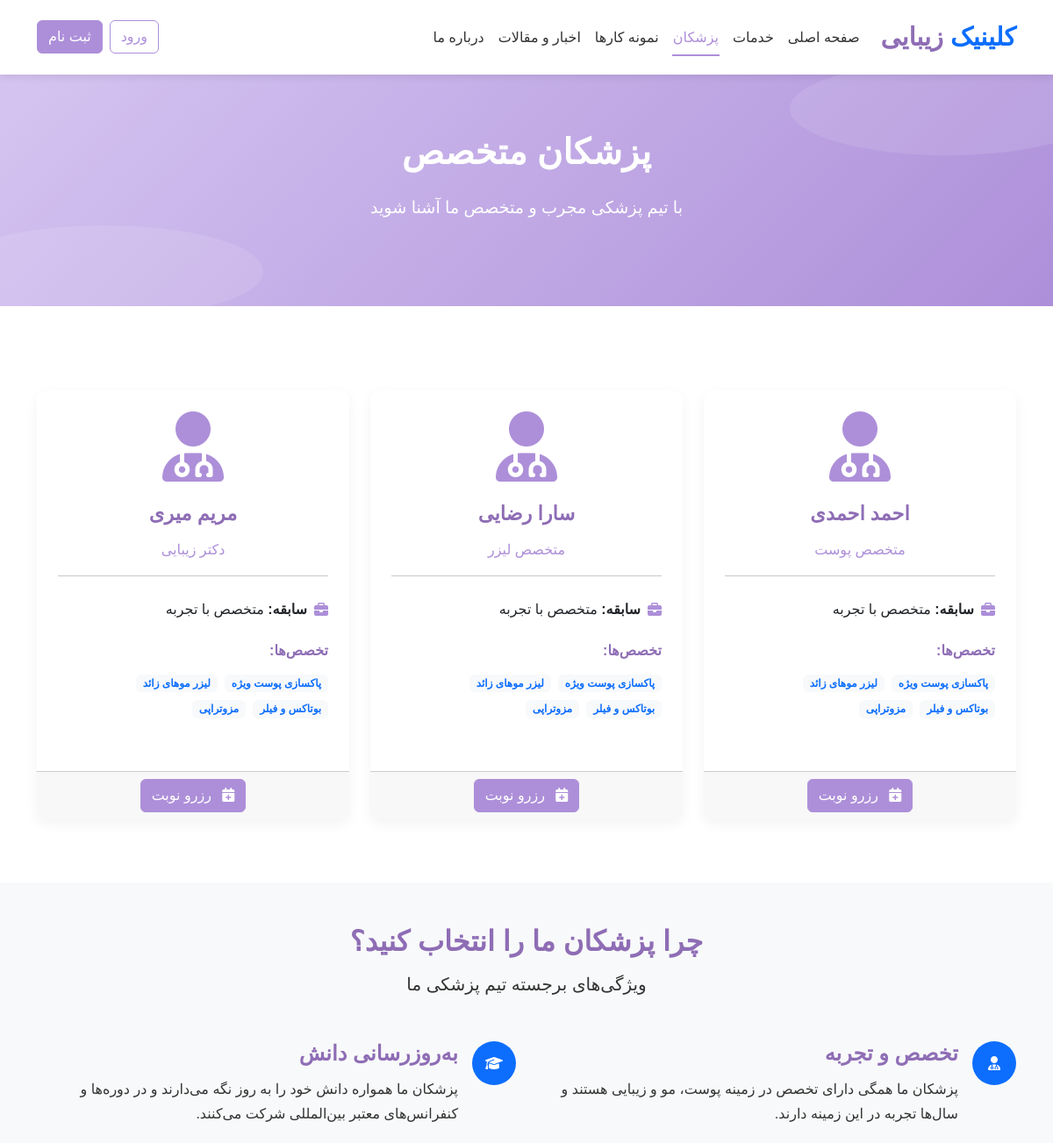
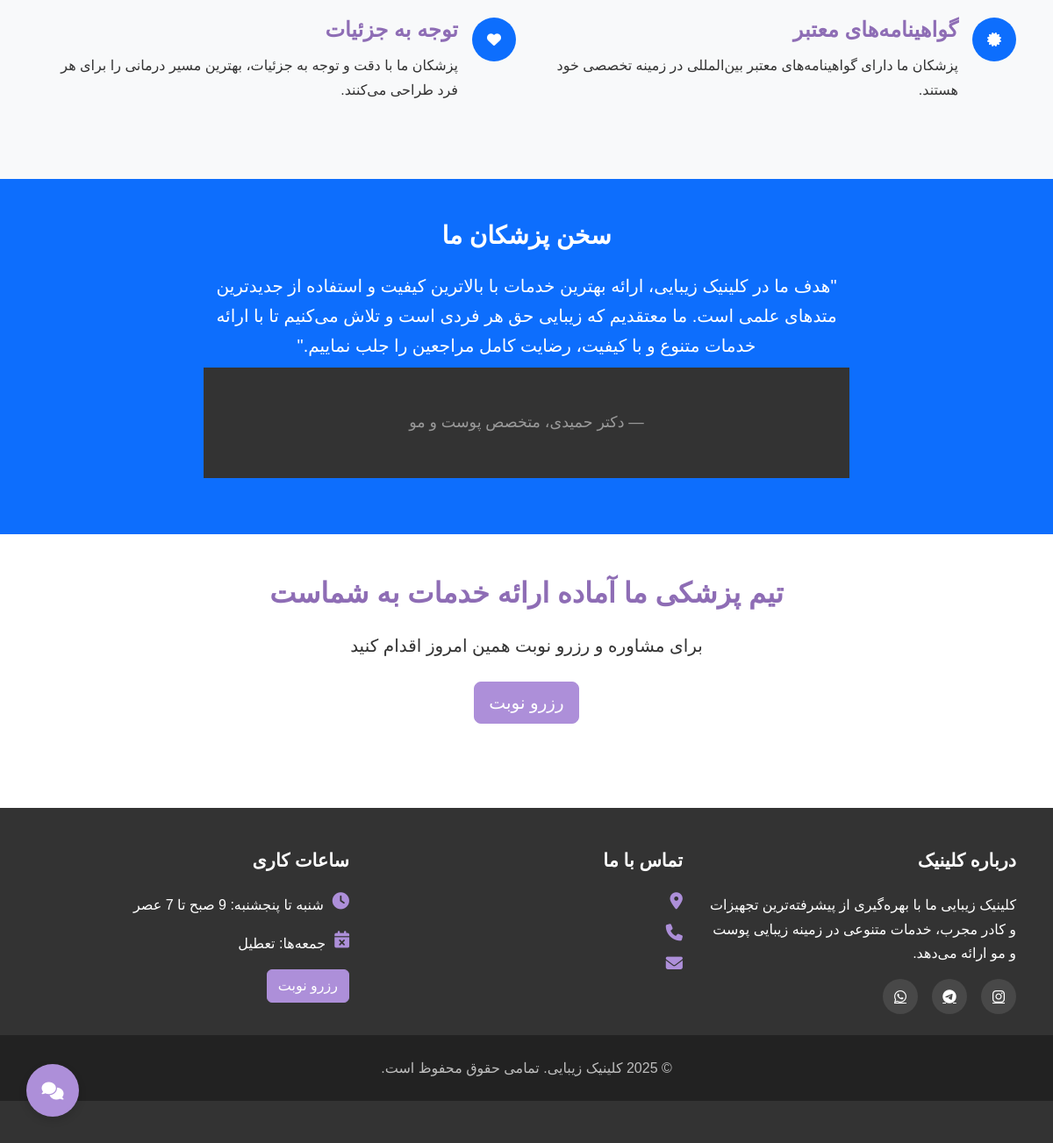
Page /doctors on the committed database (2 pictures, top to bottom).
### models.py (models this page shows)
class Doctor(db.Model):
    id = db.Column(db.Integer, primary_key=True)
    name = db.Column(db.String(100), nullable=False)
    title = db.Column(db.String(100), nullable=False, default='')  # تخصص
    bio = db.Column(db.Text, nullable=True, default='')
    image_url = db.Column(db.String(255), default='')
    experience_years = db.Column(db.Integer, default=0)
    education = db.Column(db.Text, default='')
    certifications = db.Column(db.Text, default='')
    services = db.relationship('Service', secondary='doctor_service', backref='doctors')
    appointments = db.relationship('Appointment', backref='doctor', lazy='dynamic')

class Service(db.Model):
    id = db.Column(db.Integer, primary_key=True)
    name = db.Column(db.String(100), nullable=False)
    description = db.Column(db.Text, default='')
    short_description = db.Column(db.String(255), default='')
    price = db.Column(db.Integer, default=0)
    duration = db.Column(db.Integer, default=30)  # in minutes
    image_url = db.Column(db.String(255), default='')
    appointments = db.relationship('Appointment', backref='service', lazy='dynamic')
    portfolio_items = db.relationship('Portfolio', backref='service', lazy='dynamic')

### routes.py (the view)
@main.route('/doctors')
def doctors():
    all_doctors = Doctor.query.all()
    return render_template('doctors.html', doctors=all_doctors)

### templates/doctors.html (shortened to what this page needs)
{% extends "base.html" %}
{% block content %}
<section class="hero" style="padding: 4rem 0;">
    <div class="container text-center">
        <h1 data-aos="fade-up">پزشکان متخصص</h1>
        <p class="lead" data-aos="fade-up" data-aos-delay="100">با تیم پزشکی مجرب و متخصص ما آشنا شوید</p>
    </div>
</section>
<section class="py-5">
    <div class="container">
        <div class="row">
            {% for doctor in doctors %}
            <div class="col-md-6 col-lg-4 mb-4" data-aos="fade-up" data-aos-delay="{{ loop.index * 100 % 300 }}">
                <div class="card h-100">
                    {% if doctor.image_url %}
                    <img src="{{ doctor.image_url }}" class="card-img-top doctor-img" alt="{{ doctor.name }}">
                    {% else %}
                    <div class="text-center pt-4">
                        <i class="fas fa-user-md" style="font-size: 5rem; color: var(--primary-color);"></i>
                    </div>
                    {% endif %}
                    <div class="card-body">
                        <h5 class="card-title text-center">{{ doctor.name }}</h5>
                        <p class="doctor-speciality text-center">{{ doctor.title }}</p>
                        <hr class="my-3">
                        <div class="mt-4">
                            <div class="d-flex align-items-center mb-2">
                                <i class="fas fa-briefcase me-2" style="color: var(--primary-color);"></i>
                                <span><strong>سابقه:</strong> {% if doctor.experience_years %}{{ doctor.experience_years }} سال{% else %}متخصص با تجربه{% endif %}</span>
                            </div>
                        </div>
                        <div class="mt-4">
                            <h6>تخصص‌ها:</h6>
                            <div class="doctor-services">
                                {% for service in doctor.services %}
                                <span class="badge bg-light text-primary me-1 mb-1">{{ service.name }}</span>
                                {% endfor %}
                            </div>
                        </div>
                    </div>
                    <div class="card-footer text-center">
                        <a href="{{ url_for('main.booking') }}" class="btn btn-primary">
                            <i class="fas fa-calendar-plus me-2"></i> رزرو نوبت
                        </a>
                    </div>
                </div>
            </div>
            {% endfor %}
        </div>
    </div>
</section>
<section class="py-5 bg-light">
    <div class="container">
        <div class="text-center mb-5">
            <h2 data-aos="fade-up">چرا پزشکان ما را انتخاب کنید؟</h2>
            <p class="lead" data-aos="fade-up" data-aos-delay="100">ویژگی‌های برجسته تیم پزشکی ما</p>
        </div>
        <div class="row">
            <div class="col-md-6 mb-4" data-aos="fade-left">
                <div class="d-flex">
                    <div class="me-3">
                        <div class="rounded-circle bg-primary text-white d-inline-flex align-items-center justify-content-center" style="width: 50px; height: 50px;">
                            <i class="fas fa-user-md"></i>
                        </div>
                    </div>
                    <div>
                        <h4>تخصص و تجربه</h4>
                        <p>پزشکان ما همگی دارای تخصص در زمینه پوست، مو و زیبایی هستند و سال‌ها تجربه در این زمینه دارند.</p>
                    </div>
                </div>
            </div>
            <div class="col-md-6 mb-4" data-aos="fade-right">
                <div class="d-flex">
                    <div class="me-3">
                        <div class="rounded-circle bg-primary text-white d-inline-flex align-items-center justify-content-center" style="width: 50px; height: 50px;">
                            <i class="fas fa-graduation-cap"></i>
                        </div>
                    </div>
                    <div>
                        <h4>به‌روزرسانی دانش</h4>
                        <p>پزشکان ما همواره دانش خود را به روز نگه می‌دارند و در دوره‌ها و کنفرانس‌های معتبر بین‌المللی شرکت می‌کنند.</p>
                    </div>
                </div>
            </div>
            <div class="col-md-6 mb-4" data-aos="fade-left">
                <div class="d-flex">
                    <div class="me-3">
                        <div class="rounded-circle bg-primary text-white d-inline-flex align-items-center justify-content-center" style="width: 50px; height: 50px;">
                            <i class="fas fa-certificate"></i>
                        </div>
                    </div>
                    <div>
                        <h4>گواهینامه‌های معتبر</h4>
                        <p>پزشکان ما دارای گواهینامه‌های معتبر بین‌المللی در زمینه تخصصی خود هستند.</p>
                    </div>
                </div>
            </div>
            <div class="col-md-6 mb-4" data-aos="fade-right">
                <div class="d-flex">
                    <div class="me-3">
                        <div class="rounded-circle bg-primary text-white d-inline-flex align-items-center justify-content-center" style="width: 50px; height: 50px;">
                            <i class="fas fa-heart"></i>
                        </div>
                    </div>
                    <div>
                        <h4>توجه به جزئیات</h4>
                        <p>پزشکان ما با دقت و توجه به جزئیات، بهترین مسیر درمانی را برای هر فرد طراحی می‌کنند.</p>
                    </div>
                </div>
            </div>
        </div>
    </div>
</section>
<section class="py-5 bg-primary text-white">
    <div class="container text-center">
        <div class="row justify-content-center">
            <div class="col-lg-8">
                <h3 class="mb-4 text-white" data-aos="fade-up">سخن پزشکان ما</h3>
                <blockquote class="blockquote" data-aos="fade-up" data-aos-delay="100">
                    <p class="mb-4">"هدف ما در کلینیک زیبایی، ارائه بهترین خدمات با بالاترین کیفیت و استفاده از جدیدترین متدهای علمی است. ما معتقدیم که زیبایی حق هر فردی است و تلاش می‌کنیم تا با ارائه خدمات متنوع و با کیفیت، رضایت کامل مراجعین را جلب نماییم."</p>
                    <footer class="blockquote-footer text-white-50">دکتر حمیدی، متخصص پوست و مو</footer>
                </blockquote>
            </div>
        </div>
    </div>
</section>
<section class="py-5">
    <div class="container text-center">
        <h2 class="mb-4" data-aos="fade-up">تیم پزشکی ما آماده ارائه خدمات به شماست</h2>
        <p class="lead mb-4" data-aos="fade-up" data-aos-delay="100">برای مشاوره و رزرو نوبت همین امروز اقدام کنید</p>
        <a href="{{ url_for('main.booking') }}" class="btn btn-primary btn-lg" data-aos="fade-up" data-aos-delay="200">رزرو نوبت</a>
    </div>
</section>
{% endblock %}

### templates/base.html (shortened to what this page needs)
<!DOCTYPE html>
<html lang="fa" dir="rtl">
<head>
    <link rel="stylesheet" href="https://cdn.jsdelivr.net/npm/bootstrap@5.3.2/dist/css/bootstrap.rtl.min.css">
    <link rel="stylesheet" href="https://cdnjs.cloudflare.com/ajax/libs/font-awesome/6.4.2/css/all.min.css">
    <link rel="stylesheet" href="https://cdn.jsdelivr.net/npm/persian-datepicker@1.2.0/dist/css/persian-datepicker.min.css">
    <link rel="stylesheet" href="https://cdn.jsdelivr.net/npm/aos@2.3.4/dist/aos.css">
    <link rel="stylesheet" href="{{ url_for('static', filename='css/style.css') }}">
</head>
<body>
    <nav class="navbar navbar-expand-lg navbar-light sticky-top">
        <div class="container">
            <a class="navbar-brand" href="{{ url_for('main.index') }}">
                <span class="text-primary">کلینیک</span> زیبایی
            </a>
            <div class="collapse navbar-collapse" id="navbarNav">
                <ul class="navbar-nav me-auto mb-2 mb-lg-0">
                    <li class="nav-item">
                        <a class="nav-link {% if request.endpoint == 'main.index' %}active{% endif %}"
                           href="{{ url_for('main.index') }}">صفحه اصلی</a>
                    </li>
                    <li class="nav-item">
                        <a class="nav-link {% if request.endpoint == 'main.services' %}active{% endif %}"
                           href="{{ url_for('main.services') }}">خدمات</a>
                    </li>
                    <li class="nav-item">
                        <a class="nav-link {% if request.endpoint == 'main.doctors' %}active{% endif %}"
                           href="{{ url_for('main.doctors') }}">پزشکان</a>
                    </li>
                    <li class="nav-item">
                        <a class="nav-link {% if request.endpoint == 'main.portfolio' %}active{% endif %}"
                           href="{{ url_for('main.portfolio') }}">نمونه کارها</a>
                    </li>
                    <li class="nav-item">
                        <a class="nav-link {% if request.endpoint == 'main.news' %}active{% endif %}"
                           href="{{ url_for('main.news') }}">اخبار و مقالات</a>
                    </li>
                    <li class="nav-item">
                        <a class="nav-link {% if request.endpoint == 'main.about' %}active{% endif %}"
                           href="{{ url_for('main.about') }}">درباره ما</a>
                    </li>
                </ul>
                <div class="d-flex">
                    {% if current_user.is_authenticated %}
                        <div class="dropdown">
                            <button class="btn btn-outline-primary dropdown-toggle" type="button" id="userDropdown"
                                    data-bs-toggle="dropdown" aria-expanded="false">
                                <i class="fas fa-user-circle me-1"></i> {{ current_user.username }}
                            </button>
                            <ul class="dropdown-menu dropdown-menu-end" aria-labelledby="userDropdown">
                                <li><a class="dropdown-item" href="{{ url_for('main.profile') }}">
                                    <i class="fas fa-id-card me-1"></i> پروفایل</a></li>
                                <li><a class="dropdown-item" href="{{ url_for('main.booking') }}">
                                    <i class="fas fa-calendar-plus me-1"></i> رزرو نوبت</a></li>
                                {% if current_user.is_admin() %}
                                <li><hr class="dropdown-divider"></li>
                                <li><a class="dropdown-item" href="{{ url_for('admin_bp.index') }}">
                                    <i class="fas fa-tools me-1"></i> مدیریت سایت</a></li>
                                {% endif %}
                                <li><hr class="dropdown-divider"></li>
                                <li><a class="dropdown-item" href="{{ url_for('auth.logout') }}">
                                    <i class="fas fa-sign-out-alt me-1"></i> خروج</a></li>
                            </ul>
                        </div>
                    {% else %}
                        <a href="{{ url_for('auth.login') }}" class="btn btn-outline-primary me-2">ورود</a>
                        <a href="{{ url_for('auth.register') }}" class="btn btn-primary">ثبت نام</a>
                    {% endif %}
                </div>
            </div>
        </div>
    </nav>
    {% block content %}{% endblock %}
    <footer>
        <div class="container">
            <div class="row">
                <div class="col-lg-4 mb-4">
                    <h4 class="footer-heading">درباره کلینیک</h4>
                    <p>کلینیک زیبایی ما با بهره‌گیری از پیشرفته‌ترین تجهیزات و کادر مجرب، خدمات متنوعی در زمینه زیبایی پوست و مو ارائه می‌دهد.</p>
                    <div class="social-icons">
                        <a href="https://instagram.com/{{ config.CLINIC_INSTAGRAM }}" class="social-icon" target="_blank">
                            <i class="fab fa-instagram"></i>
                        </a>
                        <a href="#" class="social-icon">
                            <i class="fab fa-telegram"></i>
                        </a>
                        <a href="#" class="social-icon">
                            <i class="fab fa-whatsapp"></i>
                        </a>
                    </div>
                </div>
                <div class="col-lg-4 mb-4">
                    <h4 class="footer-heading">تماس با ما</h4>
                    <div class="footer-contact-item">
                        <i class="fas fa-map-marker-alt footer-contact-icon"></i>
                    </div>
                    <div class="footer-contact-item">
                        <i class="fas fa-phone footer-contact-icon"></i>
                    </div>
                    <div class="footer-contact-item">
                        <i class="fas fa-envelope footer-contact-icon"></i>
                    </div>
                </div>
                <div class="col-lg-4 mb-4">
                    <h4 class="footer-heading">ساعات کاری</h4>
                    <div class="footer-contact-item">
                        <i class="fas fa-clock footer-contact-icon"></i>
                        <div>شنبه تا پنجشنبه: 9 صبح تا 7 عصر</div>
                    </div>
                    <div class="footer-contact-item">
                        <i class="fas fa-calendar-times footer-contact-icon"></i>
                        <div>جمعه‌ها: تعطیل</div>
                    </div>
                    <div class="mt-3">
                        <a href="{{ url_for('main.booking') }}" class="btn btn-primary">رزرو نوبت</a>
                    </div>
                </div>
            </div>
        </div>
        <div class="footer-bottom">
            <div class="container">
                <p>&copy; {{ now.year }} کلینیک زیبایی. تمامی حقوق محفوظ است.</p>
            </div>
        </div>
    </footer>
    <div class="chat-widget">
        <div class="chat-button">
            <i class="fas fa-comments fa-lg"></i>
        </div>
    </div>
</body>
</html>

### rows in the picture
Doctor: name "احمد احمدی", title "متخصص پوست", shows "متخصص با تجربه"
Service: name "پاکسازی پوست ویژه"
Service: name "لیزر موهای زائد"
Service: name "بوتاکس و فیلر"
Service: name "مزوتراپی"
Doctor: name "سارا رضایی", title "متخصص لیزر", shows "متخصص با تجربه"
Doctor: name "مریم میری", title "دکتر زیبایی", shows "متخصص با تجربه"
